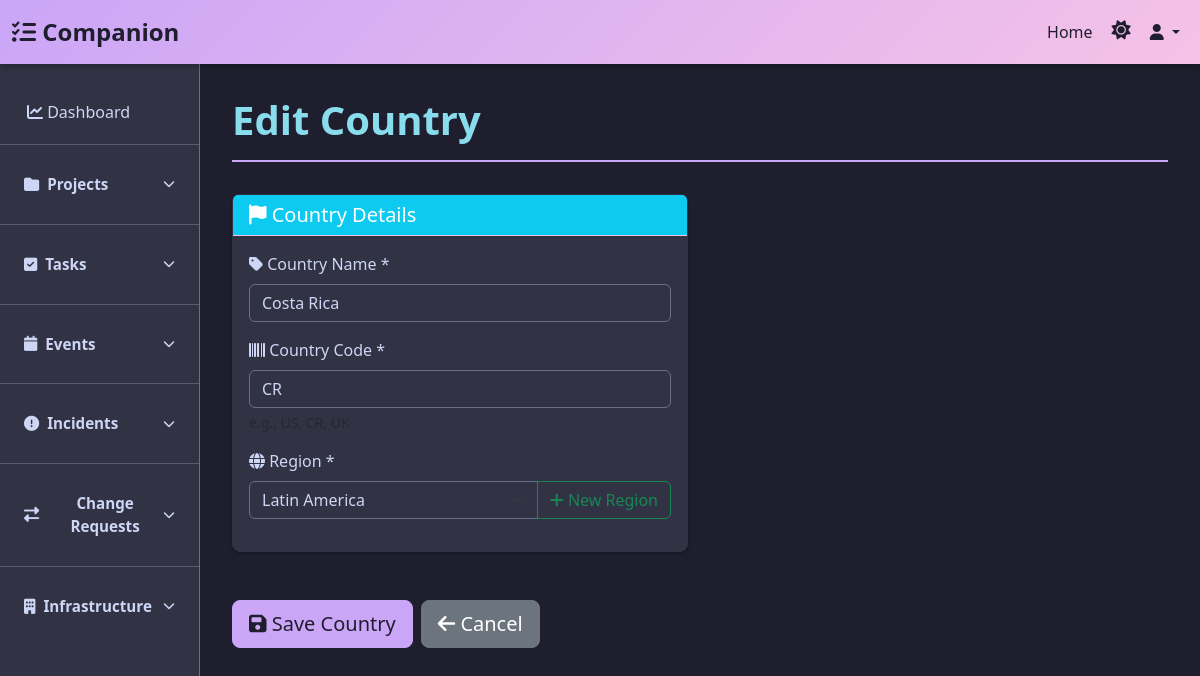
The app's page /infrastructure/countries/2/edit/ with its own data.
### inframan/models.py (models this page shows, shortened)
class Country(models.Model):
    name = models.CharField(max_length=100, unique=True)
    code = models.CharField(max_length=5, unique=True)
    region = models.ForeignKey(Region, on_delete=models.PROTECT, related_name='countries')
    created_at = models.DateTimeField(auto_now_add=True)
    updated_at = models.DateTimeField(auto_now=True)
    class Meta:
        ordering = ['name']
        verbose_name = 'Country'
        verbose_name_plural = 'Countries'

### inframan/views.py (the view)
# urls.py: path('countries/<int:pk>/edit/', views.country_edit, name='country_edit'),
def country_edit(request, pk):
    country = get_object_or_404(Country, pk=pk)
    if request.method == 'POST':
        form = CountryForm(request.POST, instance=country)
        if form.is_valid():
            form.save()
            messages.success(request, f'Country "{country.name}" updated successfully!')
            return redirect('inframan:country_list')
    else:
        form = CountryForm(instance=country)
    return render(request, 'inframan/country_form.html', {'form': form, 'title': 'Edit Country', 'next': ''})

### inframan/forms.py
class CountryForm(forms.ModelForm):
    class Meta:
        model = Country
        fields = ['name', 'code', 'region']
        widgets = {
            'name': forms.TextInput(attrs={'class': 'form-control', 'placeholder': 'Country name'}),
            'code': forms.TextInput(attrs={'class': 'form-control', 'placeholder': 'e.g., US'}),
            'region': forms.Select(attrs={'class': 'form-select'}),
        }

### inframan/models.py (called while the page is built)
    def __str__(self):
        return self.name

### templates/inframan/country_form.html (shortened to what this page needs)
{% extends 'shiro/base.html' %}
{% block content %}
<div class="page-header">
    <h1>{{ title }}</h1>
</div>
<form method="post" novalidate>
    <div class="row">
        <div class="col-lg-6 mb-4">
            <div class="card">
                <div class="card-header bg-info text-white">
                    <h5 class="mb-0"><i class="fas fa-flag"></i> Country Details</h5>
                </div>
                <div class="card-body">
                    <div class="mb-3">
                        <label for="{{ form.name.id_for_label }}" class="form-label"><i class="fas fa-tag"></i> Country Name *</label>
                        {{ form.name }}
                    </div>
                    <div class="mb-3">
                        <label for="{{ form.code.id_for_label }}" class="form-label"><i class="fas fa-barcode"></i> Country Code *</label>
                        {{ form.code }}
                        <small class="form-text text-muted d-block mt-1">e.g., US, CR, UK</small>
                    </div>
                    <div class="mb-3">
                        <label for="{{ form.region.id_for_label }}" class="form-label"><i class="fas fa-globe"></i> Region *</label>
                        <div class="input-group">
                            {{ form.region }}
                            <a href="{% url 'inframan:region_create' %}?next={% filter urlencode %}{% url 'inframan:country_create' %}?next={{ next|urlencode }}{% endfilter %}" class="btn btn-outline-success" title="Add a new region">
                                <i class="fas fa-plus"></i> New Region
                            </a>
                        </div>
                    </div>
                </div>
            </div>
        </div>
    </div>
    <div class="d-flex gap-2 mb-4">
        <button type="submit" class="btn btn-primary btn-lg"><i class="fas fa-save"></i> Save Country</button>
        <a href="{% if next %}{{ next }}{% else %}{% url 'inframan:region_list' %}{% endif %}" class="btn btn-secondary btn-lg">
            <i class="fas fa-arrow-left"></i> Cancel
        </a>
    </div>
</form>
{% endblock %}

### templates/shiro/base.html (style rules this page uses)
:root { --dracula-background-light: #f7ede1; --dracula-foreground-light: #2d2a26; --dracula-selection-light: #ffffff; --dracula-comment-light: #8a8378; --dracula-red-light: #e5484d; --dracula-orange-light: #f5822a; --dracula-yellow-light: #d4a017; --dracula-green-light: #2fae5a; --dracula-purple-light: #f5822a; --dracula-cyan-light: #f5822a; --dracula-pink-light: #f5822a; --dracula-background: #1e1e2e; --dracula-foreground: #cdd6f4; --dracula-selection: #313244; --dracula-comment: #6c7086; --dracula-red: #f38ba8; --dracula-orange: #fab387; --dracula-yellow: #f9e2af; --dracula-green: #a6e3a1; --dracula-purple: #cba6f7; --dracula-cyan: #89dceb; --dracula-pink: #f5c2e7; }
body { font-family: 'Segoe UI', Tahoma, Geneva, Verdana, sans-serif; background-color: var(--dracula-background); color: var(--dracula-foreground); transition: background-color 0.3s ease, color 0.3s ease; }
.page-header { margin-bottom: 2rem; padding-bottom: 1rem; border-bottom: 2px solid var(--dracula-purple); }
.page-header h1 { color: var(--dracula-cyan); font-weight: 700; margin: 0; }
.card { border: 1px solid var(--dracula-selection); background-color: var(--dracula-selection); color: var(--dracula-foreground); box-shadow: 0 1px 3px rgba(0,0,0,0.3); border-radius: 0.5rem; transition: all 0.3s ease; margin-bottom: 1.5rem; }
.card-header { background-color: var(--dracula-purple); color: #1e1e2e; border-bottom: 1px solid var(--dracula-pink); font-weight: 600; }
.btn-primary { background-color: var(--dracula-purple); border-color: var(--dracula-purple); color: #1e1e2e; }
.form-control, .form-select { background-color: var(--dracula-selection); color: var(--dracula-foreground); border: 1px solid var(--dracula-comment); }

### records on screen
Country: name "Costa Rica", code "CR", region "Latin America"

### other values on screen
{{ title }} "Edit Country"
